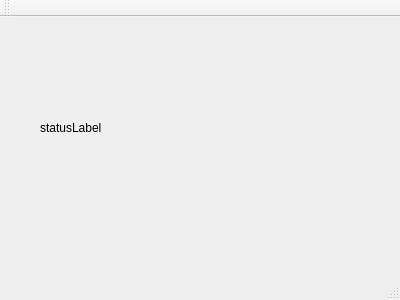
<?xml version="1.0" encoding="UTF-8"?>
<ui version="4.0">
 <class>TcpServer</class>
 <widget class="QMainWindow" name="TcpServer">
  <property name="geometry">
   <rect>
    <x>0</x>
    <y>0</y>
    <width>400</width>
    <height>300</height>
   </rect>
  </property>
  <property name="windowTitle">
   <string>TcpServer</string>
  </property>
  <widget class="QWidget" name="centralWidget">
   <widget class="QLabel" name="statusLabel">
    <property name="geometry">
     <rect>
      <x>40</x>
      <y>50</y>
      <width>231</width>
      <height>121</height>
     </rect>
    </property>
    <property name="text">
     <string>statusLabel</string>
    </property>
   </widget>
  </widget>
  <widget class="QMenuBar" name="menuBar">
   <property name="geometry">
    <rect>
     <x>0</x>
     <y>0</y>
     <width>400</width>
     <height>20</height>
    </rect>
   </property>
  </widget>
  <widget class="QToolBar" name="mainToolBar">
   <attribute name="toolBarArea">
    <enum>TopToolBarArea</enum>
   </attribute>
   <attribute name="toolBarBreak">
    <bool>false</bool>
   </attribute>
  </widget>
  <widget class="QStatusBar" name="statusBar"/>
 </widget>
 <layoutdefault spacing="6" margin="11"/>
 <resources/>
 <connections/>
</ui>
